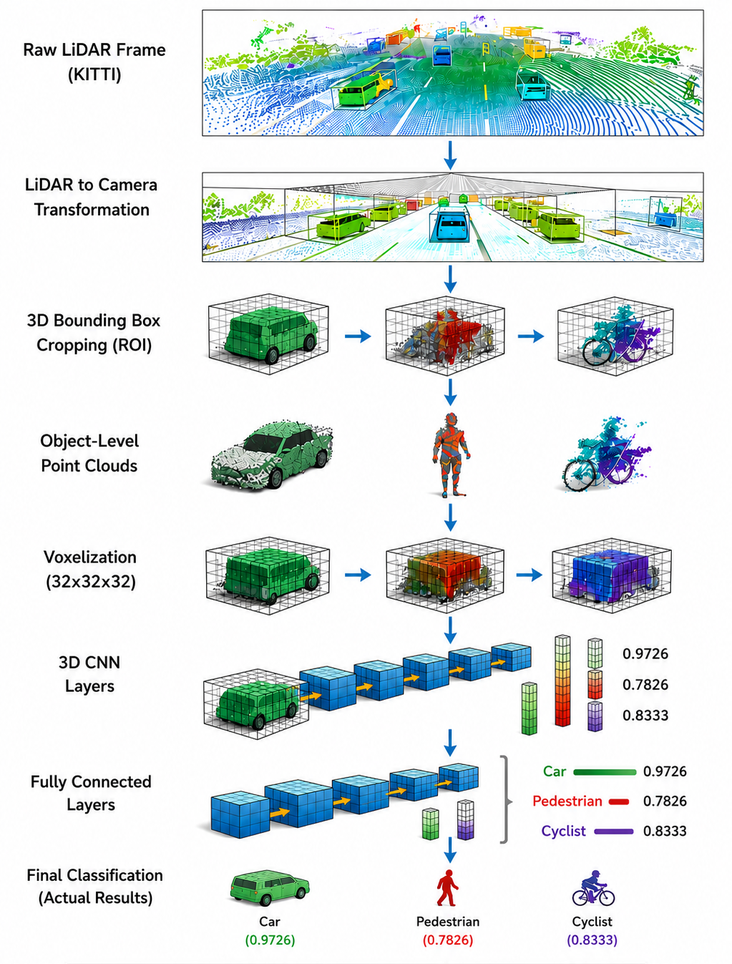
#> input picture levelone/KittiDataset/images/MyPipeline.png, 732 x 964 px, shrunk from 1023 x 1347 before the run; its folder holds only this picture in this run
$ python -i FirstAuto_crop.py   (imports and definitions only)
#> lines starting #> are read from the running program, lines starting #| are printed output that depends on the picture; after the words box and inside, x2 and y2 are one past the last pixel; in counts of white or black regions, pixels touching at a corner belong together
import cv2
import numpy as np
import os, glob

# ---------- Orange detection HSV range ----------
# (H:0-179, S:0-255, V:0-255)
COLOR_RANGES = {
    "orange": ((5, 100, 50), (30, 255, 255))   # tuned for bright + dark orange
}

# ---------- Input / Output directories ----------
INPUT_DIR  = "/mnt/d/thesisProject/LightFieldGrid/levelone/frames_raw"
OUTPUT_DIR = "/mnt/d/thesisProject/LightFieldGrid/levelone/frames"

# [6 lines not run here, left out]

# ---------- Extractor function ----------
def extract_and_save(image_path, preview=False):
#> called with image_path = 'KittiDataset/images/MyPipeline.png', preview = False
    img = cv2.imread(image_path)
#> img is the input picture: shape (964, 732, 3); mean B, G, R 226.6, 227.5, 218.8
    if img is None:
        print("⚠️ Could not read:", image_path)
        return

    # Enhance contrast for dark frames
    lab = cv2.cvtColor(img, cv2.COLOR_BGR2LAB)
#> lab: shape (964, 732, 3); mean of channels 0, 1, 2 228.5, 126.2, 127.8
    l, a, b = cv2.split(lab)
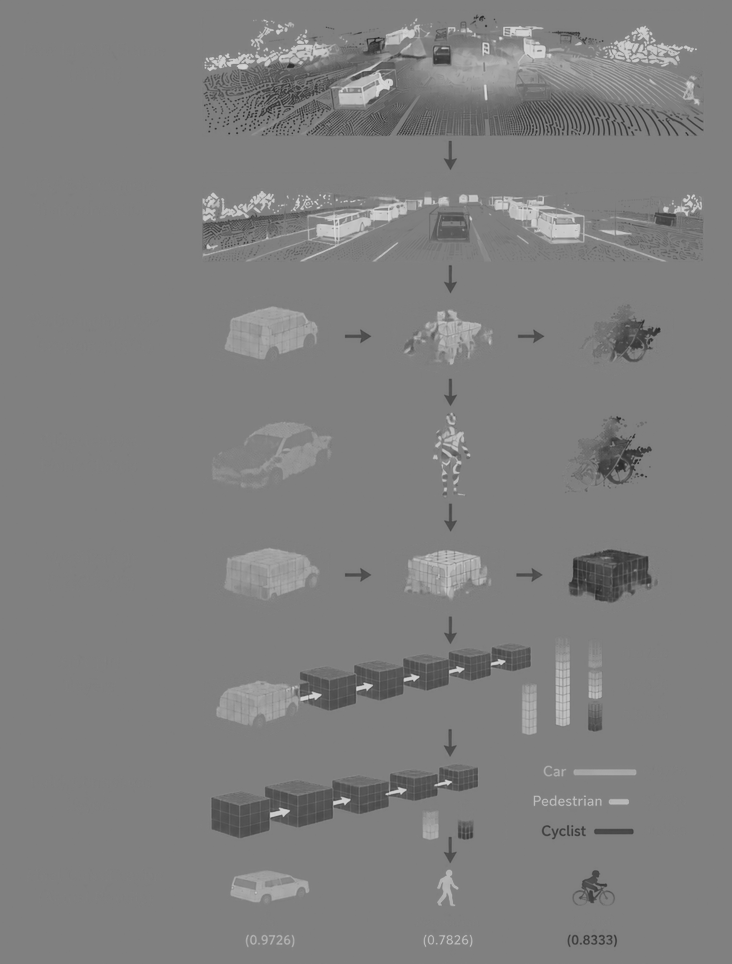
#> b: shape (964, 732); min 33, max 221, mean 127.8
    clahe = cv2.createCLAHE(clipLimit=2.0, tileGridSize=(8, 8))
    l = clahe.apply(l)
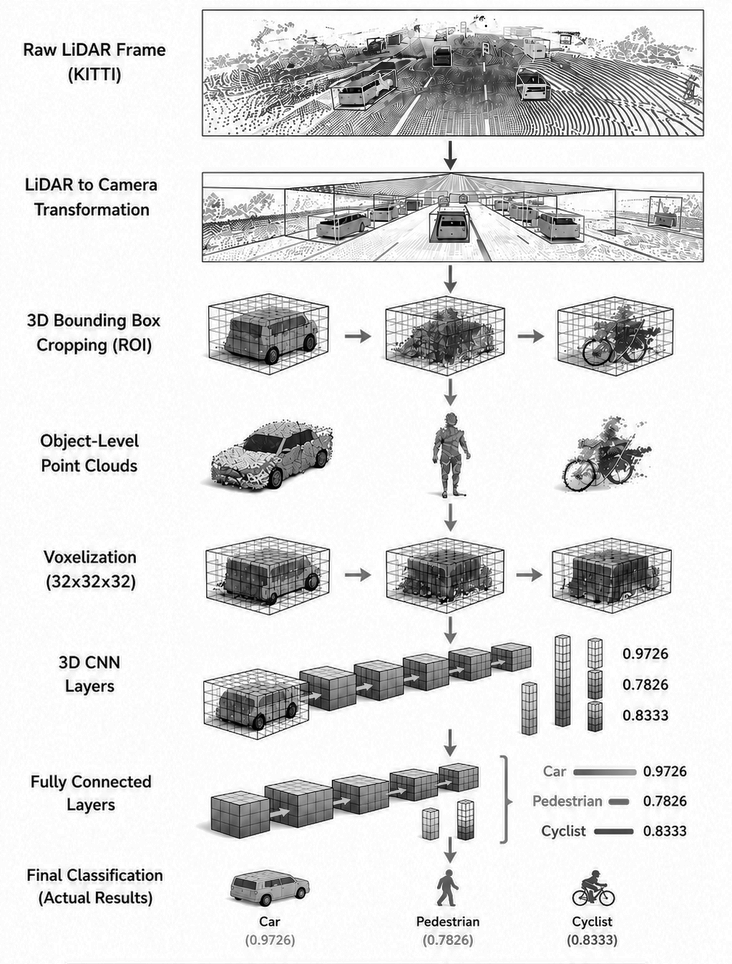
#> l: shape (964, 732); min 0, max 255, mean 222.2
    lab = cv2.merge((l, a, b))
#> lab: shape (964, 732, 3); mean of channels 0, 1, 2 222.2, 126.2, 127.8
    img = cv2.cvtColor(lab, cv2.COLOR_LAB2BGR)

    # Small blur to reduce highlights
    img = cv2.GaussianBlur(img, (5, 5), 0)
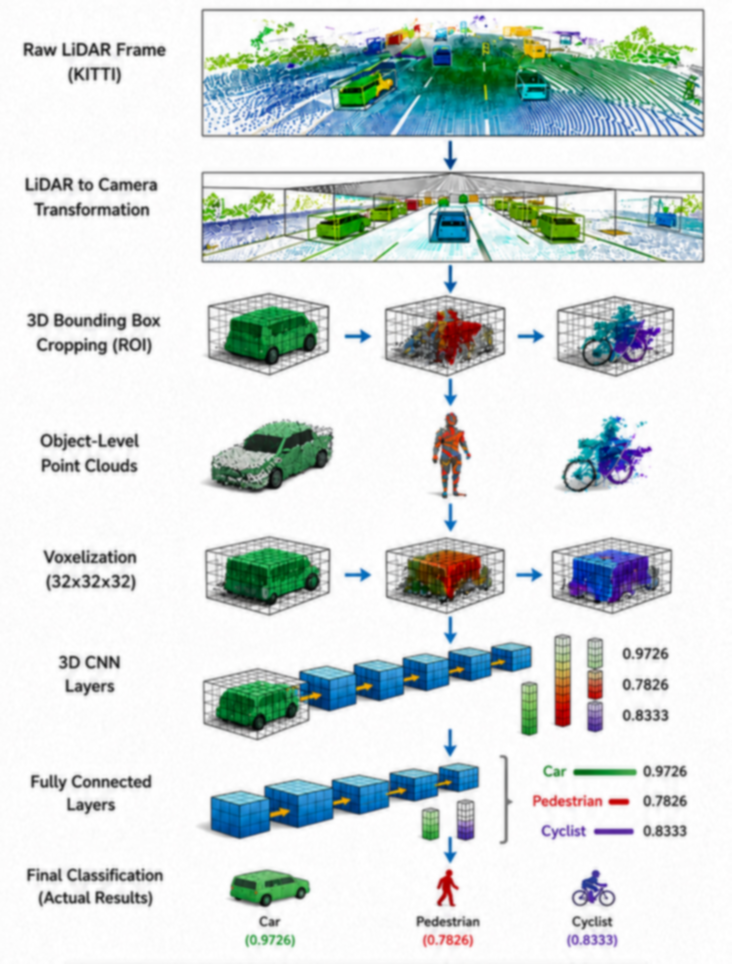
#> img: shape (964, 732, 3); mean B, G, R 220.4, 221.1, 212.9

    hsv = cv2.cvtColor(img, cv2.COLOR_BGR2HSV)
#> hsv: shape (964, 732, 3); mean H, S, V 29, 27.9, 226.4
    base = os.path.basename(image_path)
    name = os.path.splitext(base)[0]

    lower, upper = COLOR_RANGES["orange"]
    mask = cv2.inRange(hsv, np.array(lower), np.array(upper))
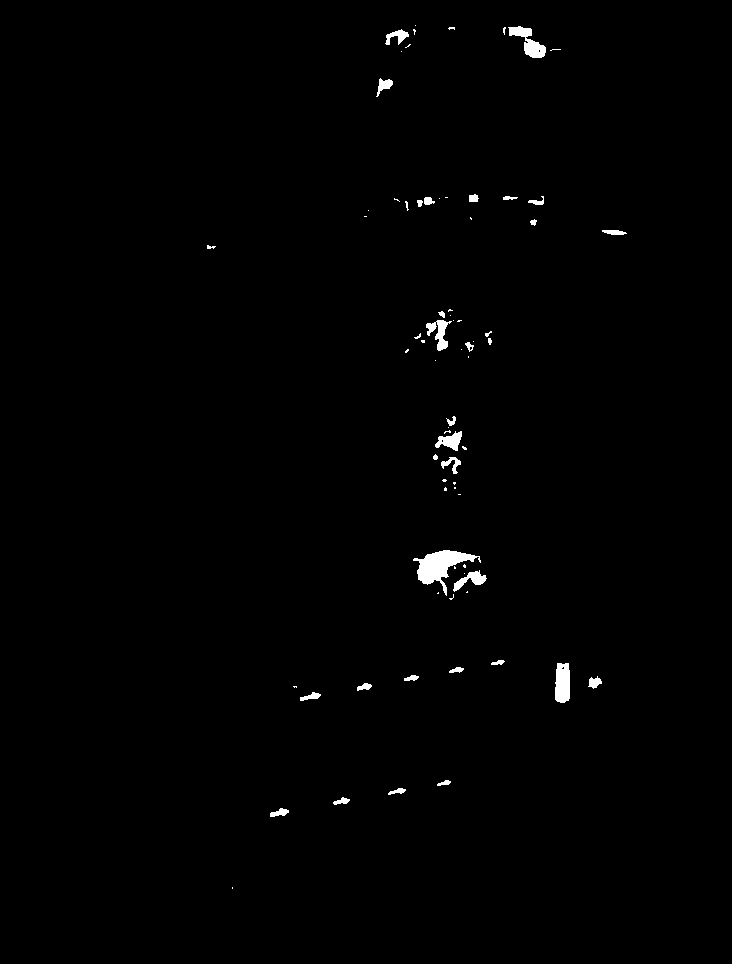
#> mask: shape (964, 732); 0.74% white; 74 white regions (41 under 20 px), largest, box (x1, y1, x2, y2) and area: (413, 550, 481, 596) 1165, (555, 663, 570, 703) 540, (508, 26, 546, 58) 522


    b_channel = hsv[..., 0]
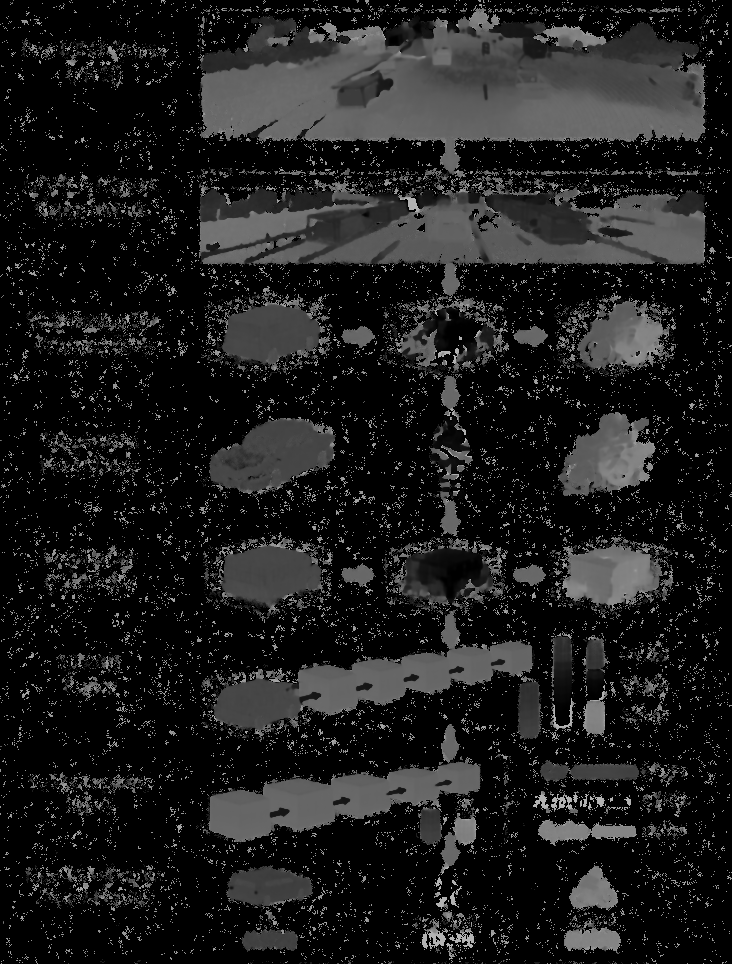
#> b_channel: shape (964, 732); min 0, max 179, mean 29
    mask[b_channel > 110] = 0

    # Morphological cleanup
    mask = cv2.morphologyEx(mask, cv2.MORPH_OPEN, np.ones((5,5), np.uint8))
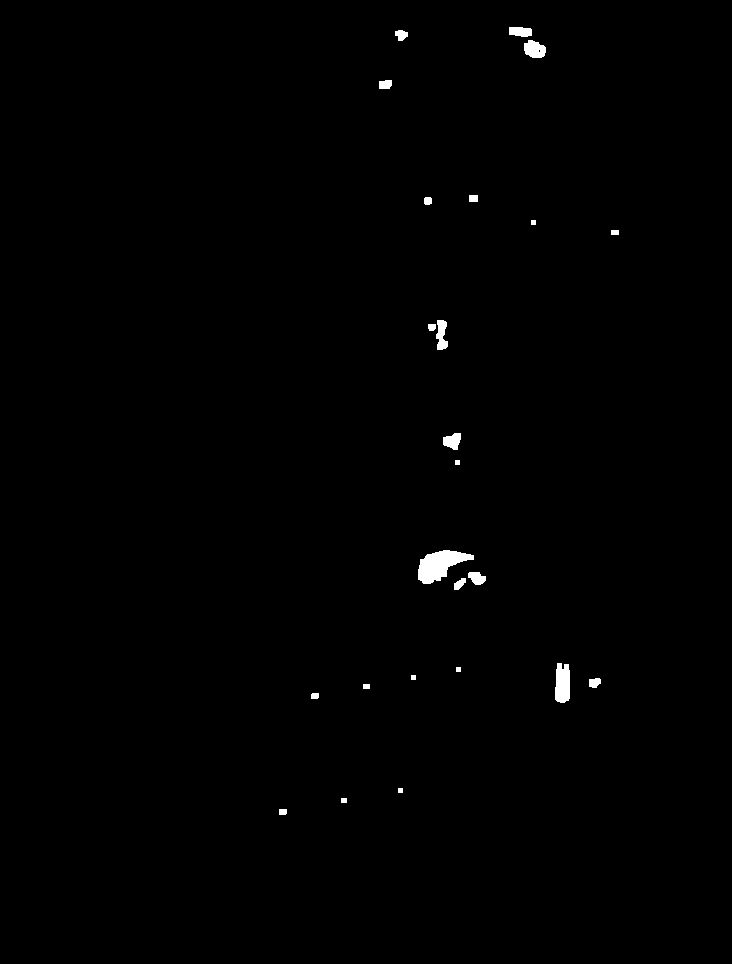
#> mask: shape (964, 732); 0.51% white; 24 white regions, largest, box (x1, y1, x2, y2) and area: (418, 550, 474, 584) 1057, (555, 663, 570, 703) 527, (524, 40, 546, 58) 302
    mask = cv2.morphologyEx(mask, cv2.MORPH_CLOSE, np.ones((7,7), np.uint8))
#> mask: shape (964, 732); 0.53% white; 21 white regions

    # Find contours
    contours, _ = cv2.findContours(mask, cv2.RETR_EXTERNAL, cv2.CHAIN_APPROX_SIMPLE)
#> contours = 21 contours, 5 with area under 20; largest, box (x1, y1, x2, y2) and area: (418, 550, 474, 584) 986, (555, 663, 570, 703) 488, (509, 27, 546, 58) 485, (428, 320, 448, 350) 295, (454, 572, 486, 590) 240
    if not contours:
        print(f"⚠️ No orange detected in {name}")
        return

    # Choose largest circular contour
    best_cnt = None
    best_score = 0
    ih, iw = img.shape[:2]
#> ih = 964; iw = 732
    cx, cy = iw//2, ih//2
#> cx = 366; cy = 482

    for cnt in contours:
        area = cv2.contourArea(cnt)
        if area < 500:
            continue
        perimeter = cv2.arcLength(cnt, True)
        if perimeter == 0:
            continue
        circularity = 4 * np.pi * (area / (perimeter * perimeter))
        if circularity < 0.55:
            continue
        bx, by, bw, bh = cv2.boundingRect(cnt)
        center_dist = np.sqrt((bx + bw/2 - cx)**2 + (by + bh/2 - cy)**2)
        score = circularity * (1.0 / (1 + center_dist / cx))
        if score > best_score:
            best_cnt = cnt
            best_score = score
#> this loop made 21 passes
#> area on passes 1, 4, 6, 9, 10, 13, 14, 17, 19, 20, 21: 34.5, 34, 79, 488, 240, 192, 295, 46, 86.5, 84, 485
#> (cnt, area) on passes 2, 5, 15, 18: ([[341, 798], [341, 802], [346, 802], [346, 798]], 20), ([[363, 684], [363, 688], [369, 688], [369, 684]], 24), ([[611, 230], [611, 234], [618, 234], [618, 230]], 28), ([[469, 195], [469, 201], [477, 201], [477, 195]], 48)
#> after the loop, best_score = 0

    if best_cnt is None:
        print(f"⚠️ No valid contour in {name}")
        return

    x, y, w, h = cv2.boundingRect(best_cnt)
    pad = 15
    x = max(0, x - pad)
    y = max(0, y - pad)
    w = min(iw - x, w + 2*pad)
    h = min(ih - y, h + 2*pad)

    crop = img[y:y+h, x:x+w]
    out_path = os.path.join(OUTPUT_DIR, "orange", f"{name}_orange.png")
    cv2.imwrite(out_path, crop)
    print(f"✅ Saved → {out_path}")

    if preview:
        cv2.imshow("crop", crop)
        cv2.waitKey(100)
        cv2.destroyAllWindows()

# ---------- Main ----------
def main():
    paths = sorted(glob.glob(os.path.join(INPUT_DIR, "*.jpg")) +
                   glob.glob(os.path.join(INPUT_DIR, "*.png")))
    if not paths:
        print("❌ No input images found!")
        return

    print(f"🔍 Found {len(paths)} image files for processing...")
    for p in paths:
        extract_and_save(p, preview=False)

    print("\n🎯 All orange crops completed successfully!")

# [2 lines not run here, left out]

>>> result = extract_and_save('KittiDataset/images/MyPipeline.png')
